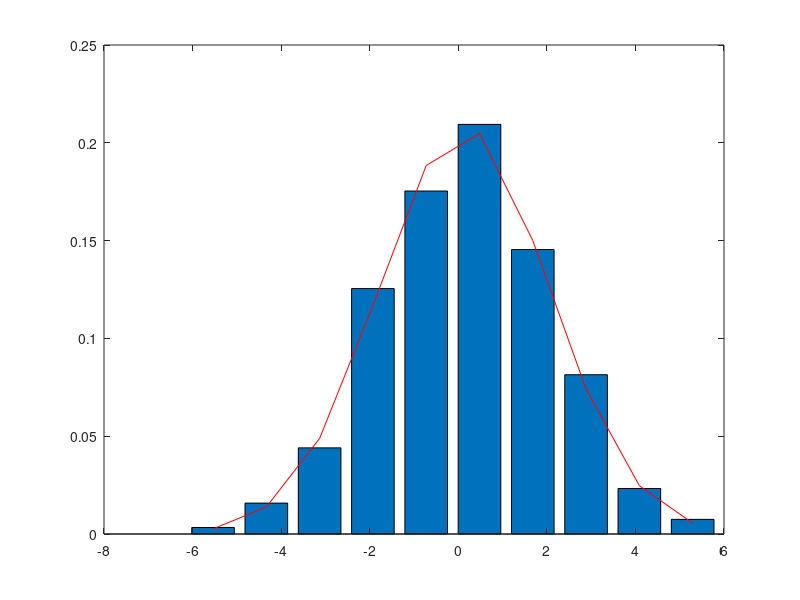

Write MATLAB code to recreate this figure.
close all
load('SGroup5.mat')
r = StudentData.rcvd;
[f,bin] = hist(r);    % bin and freq

% Compute statistics
sig = std(r);
mu = mean(r);
pdf = normpdf(bin,mu, sig);

dx = diff(bin(1:2));    % bin width
bar(bin,f/sum(f*dx)); hold on % normalized hist
plot(bin,pdf,'r');  % plot theoretical pdf

% Preform gof test on theoretical pdf
[h,p,st] = chi2gof(r)


%% OUTPUT
% h =  0
% 
% 
% p = 6.9278e-01
% 
% 
% st = 
%     chi2stat: 3.8809e+00
%           df: 6
%        edges: [-6.1397e+00 -3.7330e+00 -2.5296e+00 -1.3263e+00 -1.2294e-01 1.0804e+00 2.2838e+00 3.4871e+00 4.6905e+00 5.8938e+00]
%            O: [23 53 151 211 252 175 98 28 9]
%            E: [2.1883e+01 6.0615e+01 1.4095e+02 2.2375e+02 2.4254e+02 1.7954e+02 9.0737e+01 3.1300e+01 8.6871e+00]